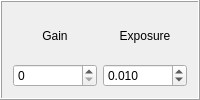
       <widget class="QFrame" name="frame">
        <property name="sizePolicy">
         <sizepolicy hsizetype="Fixed" vsizetype="Fixed">
          <horstretch>0</horstretch>
          <verstretch>0</verstretch>
         </sizepolicy>
        </property>
        <property name="minimumSize">
         <size>
          <width>140</width>
          <height>0</height>
         </size>
        </property>
        <property name="frameShape">
         <enum>QFrame::Box</enum>
        </property>
        <property name="frameShadow">
         <enum>QFrame::Raised</enum>
        </property>
        <layout class="QGridLayout" name="gridLayout_3">
         <item row="1" column="0">
          <widget class="QESpinBox" name="qespinbox">
           <property name="minimumSize">
            <size>
             <width>40</width>
             <height>0</height>
            </size>
           </property>
           <property name="focusPolicy">
            <enum>Qt::ClickFocus</enum>
           </property>
           <property name="buttonSymbols">
            <enum>QAbstractSpinBox::UpDownArrows</enum>
           </property>
           <property name="decimals">
            <number>0</number>
           </property>
           <property name="maximum">
            <double>31.000000000000000</double>
           </property>
           <property name="variable" stdset="0">
            <string>$(P):cam1:Gain</string>
           </property>
           <property name="variableSubstitutions" stdset="0">
            <string>P=13PS50</string>
           </property>
           <property name="displayAlarmState">
            <bool>false</bool>
           </property>
           <property name="useDbPrecision" stdset="0">
            <bool>false</bool>
           </property>
          </widget>
         </item>
         <item row="0" column="0">
          <widget class="QLabel" name="label_2">
           <property name="text">
            <string>Gain</string>
           </property>
           <property name="alignment">
            <set>Qt::AlignCenter</set>
           </property>
          </widget>
         </item>
         <item row="0" column="1">
          <widget class="QLabel" name="label_3">
           <property name="text">
            <string>Exposure</string>
           </property>
           <property name="alignment">
            <set>Qt::AlignCenter</set>
           </property>
          </widget>
         </item>
         <item row="1" column="1">
          <widget class="QESpinBox" name="qespinbox_3">
           <property name="minimumSize">
            <size>
             <width>60</width>
             <height>0</height>
            </size>
           </property>
           <property name="focusPolicy">
            <enum>Qt::ClickFocus</enum>
           </property>
           <property name="buttonSymbols">
            <enum>QAbstractSpinBox::UpDownArrows</enum>
           </property>
           <property name="correctionMode">
            <enum>QAbstractSpinBox::CorrectToNearestValue</enum>
           </property>
           <property name="decimals">
            <number>3</number>
           </property>
           <property name="minimum">
            <double>0.000000000000000</double>
           </property>
           <property name="maximum">
            <double>31.000000000000000</double>
           </property>
           <property name="singleStep">
            <double>0.010000000000000</double>
           </property>
           <property name="variable" stdset="0">
            <string>$(P):cam1:AcquireTime</string>
           </property>
           <property name="variableSubstitutions" stdset="0">
            <string>P=13PS50</string>
           </property>
           <property name="displayAlarmState">
            <bool>false</bool>
           </property>
           <property name="value">
            <double>0.010000000000000</double>
           </property>
          </widget>
         </item>
        </layout>
        <zorder>qespinbox</zorder>
        <zorder>label_3</zorder>
        <zorder>label_2</zorder>
        <zorder>qespinbox_3</zorder>
       </widget>
